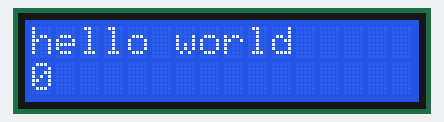
Bench run of a sketch on a simulated Arduino Uno, built with avr-gcc and run on an emulated ATmega328P. On the bench: 16×2 character LCD.

Above: at 0.1 s.
At 4.1 s:
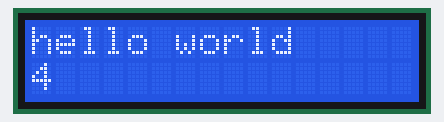
At 9.1 s:
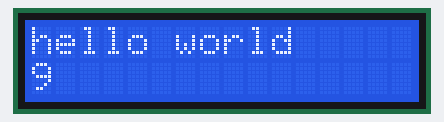
At 19.1 s:
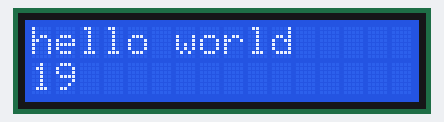
At 29.1 s:
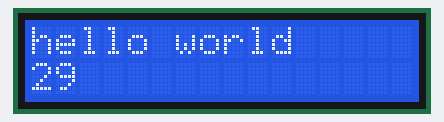
At 39.1 s:
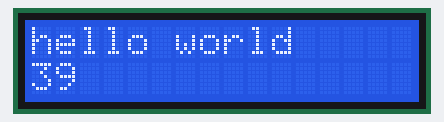

Measured:
- what the display in image 1 shows lasts 1.0 s, from 4.0 s to 5.0 s

The sketch:

ex28.ino
```cpp
#include <LiquidCrystal.h>
const int rs = 12;
const int en = 11;
const int d4 = 5;
const int d5 = 4;
const int d6 = 3;
const int d7 = 2;
LiquidCrystal lcd(rs, en, d4, d5, d6, d7);

void setup() {
  lcd.begin(16, 2);
  lcd.print("hello world");
}

void loop() {
  lcd.setCursor(0, 1);
  lcd.print(millis() / 1000);
}
```
